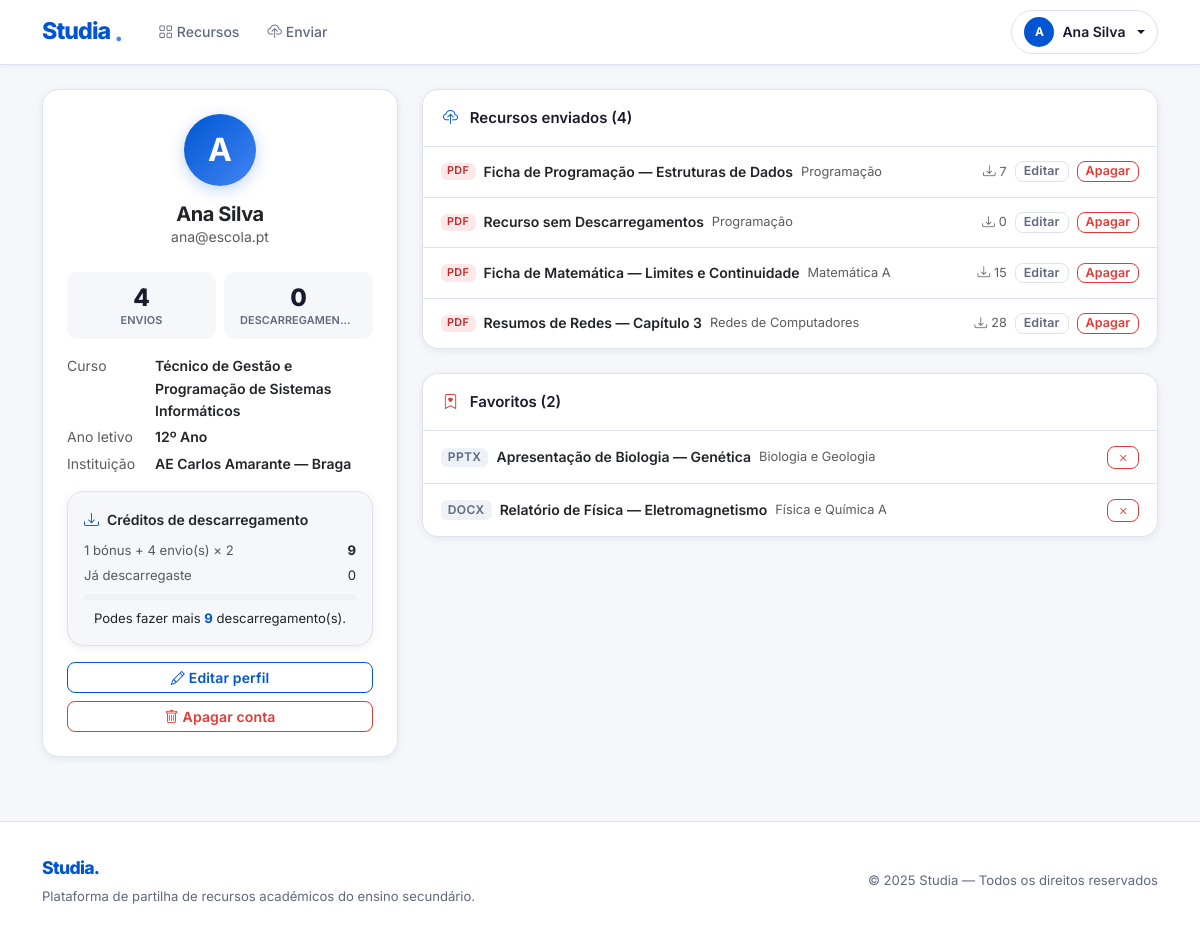
The app's page /accounts/perfil/ (signed in) with its own data.
### apps/accounts/models.py (models this page shows, shortened)
class User(AbstractBaseUser, PermissionsMixin):
    ANOS_LETIVOS = [
        ("10", "10º Ano"),
        ("11", "11º Ano"),
        ("12", "12º Ano"),
    ]
    CURSOS = [
        ("CT",  "Ciências e Tecnologias"),
        ("CSE", "Ciências Socioeconómicas"),
        ("LH",  "Línguas e Humanidades"),
        ("AV",  "Artes Visuais"),
        ("TGPSI",  "Técnico de Gestão e Programação de Sistemas Informáticos"),
        ("TPSI",   "Técnico de Programação Informática"),
        ("TGE",    "Técnico de Gestão"),
        ("TM",     "Técnico de Marketing"),
        ("TAD",    "Técnico de Auxiliar de Saúde"),
        ("TGRC",   "Técnico de Gestão e Recursos Humanos e Comunicação"),
        ("TAAM",   "Técnico de Apoio à Gestão Desportiva"),
        ("TCOM",   "Técnico de Comunicação / Marketing e Publicidade"),
        ("TIT",    "Técnico de Instalações Elétricas"),
        ("TRSI",   "Técnico de Redes e Sistemas Informáticos"),
        ("TCMA",   "Técnico de Construção Civil / Medições e Orçamentos"),
        ("TGA",    "Técnico de Restauração / Cozinha e Pastelaria"),
        ("TTUR",   "Técnico de Turismo"),
        ("TAGRO",  "Técnico de Agropecuária"),
        ("TDG",    "Técnico de Design Gráfico"),
        ("TMOD",   "Técnico de Multimédia"),
        ("TELE",   "Técnico de Eletrónica, Automação e Computadores"),
        ("TMEC",   "Técnico de Mecatrónica"),
        ("TAUT",   "Técnico de Manutenção Industrial / Eletromecânica"),
        ("OUTRO",  "Outro"),
    ]
    CURSOS_DICT = dict(CURSOS)
    email       = models.EmailField(unique=True, verbose_name="Email institucional")
    nome        = models.CharField(max_length=150)
    curso       = models.CharField(max_length=10, choices=CURSOS)
    ano_letivo  = models.CharField(max_length=2, choices=ANOS_LETIVOS)
    instituicao = models.CharField(max_length=150)
    is_active = models.BooleanField(default=True)
    is_staff  = models.BooleanField(default=False)
    date_joined = models.DateTimeField(default=timezone.now)
    total_uploads        = models.PositiveIntegerField(default=0)
    total_downloads      = models.PositiveIntegerField(default=0)
    total_reports_falsos = models.PositiveIntegerField(default=0)
    objects = UserManager()
    USERNAME_FIELD  = "email"
    REQUIRED_FIELDS = ["nome", "curso", "ano_letivo", "instituicao"]
    class Meta:
        verbose_name        = "Utilizador"
        verbose_name_plural = "Utilizadores"

### apps/resources/models.py (models this page shows, shortened)
class Resource(models.Model):
    TIPO_ARQUIVO_CHOICES = [
        ("PDF",  "PDF"),
        ("DOCX", "DOCX"),
        ("PPTX", "PPTX"),
        ("IMG",  "Imagem"),
    ]
    usuario = models.ForeignKey(
        User,
        on_delete=models.CASCADE,
        related_name="resources",
        verbose_name="Aluno que enviou",
    )
    nome       = models.CharField(max_length=255, verbose_name="Título do recurso")
    curso      = models.CharField(max_length=10, choices=Aluno.CURSOS)
    ano_letivo = models.CharField(max_length=2)
    disciplina = models.CharField(max_length=100)
    tipo_arquivo = models.CharField(
        max_length=10, choices=TIPO_ARQUIVO_CHOICES, blank=True
    )
    instituicao = models.CharField(max_length=150)
    professor   = models.CharField(max_length=150, blank=True, null=True)
    nome_normalizado       = models.CharField(max_length=255, blank=True, db_index=True)
    disciplina_normalizada = models.CharField(max_length=100, blank=True, db_index=True)
    professor_normalizado  = models.CharField(max_length=150, blank=True)
    arquivo = models.FileField(
        upload_to=resource_upload_path,
        validators=[
            FileExtensionValidator(
                allowed_extensions=["pdf", "docx", "doc", "pptx", "ppt", "jpg", "jpeg", "png"]
            )
        ],
        blank=True,
        null=True,
    )
    hash_arquivo = models.CharField(max_length=64, blank=True, null=True, db_index=True)
    phash = models.CharField(max_length=64, blank=True, default='', db_index=False)
    suspenso = models.BooleanField(default=False)
    total_downloads = models.PositiveIntegerField(default=0)
    total_salvos    = models.PositiveIntegerField(default=0)
    data_upload = models.DateTimeField(default=timezone.now)
    class Meta:
        verbose_name         = "Recurso"
        verbose_name_plural  = "Recursos"
        ordering             = ["-data_upload"]

### apps/favorites/models.py (models this page shows, shortened)
class Favorite(models.Model):
    usuario = models.ForeignKey(
        settings.AUTH_USER_MODEL,
        on_delete=models.CASCADE,
        related_name="favoritos",
    )
    recurso = models.ForeignKey(
        Resource,
        on_delete=models.CASCADE,
        related_name="favoritado_por",
    )
    criado_em = models.DateTimeField(auto_now_add=True)
    class Meta:
        unique_together     = ("usuario", "recurso")
        verbose_name        = "Favorito"
        verbose_name_plural = "Favoritos"

### apps/accounts/views.py (the view)
# urls.py: path("perfil/", views.perfil_view, name="perfil"),
@login_required
def perfil_view(request):
    user             = request.user
    recursos_enviados = user.resources.all().order_by("-data_upload")
    favoritos         = user.favoritos.select_related("recurso").order_by("-criado_em")
    limite_downloads  = (user.total_uploads * 2) + 1
    creditos_restantes = max(0, limite_downloads - user.total_downloads)
    return render(request, "accounts/perfil.html", {
        "user":               user,
        "recursos_enviados":  recursos_enviados,
        "favoritos":          favoritos,
        "limite_downloads":   limite_downloads,
        "creditos_restantes": creditos_restantes,
    })

### accounts/templates/accounts/perfil.html (shortened to what this page needs)
{% extends 'base.html' %}
{% block content %}
<div class="row g-4">
  <div class="col-md-4 order-md-1 order-2">
    <div class="card">
      <div class="card-body p-4">
        <div class="text-center mb-4">
          <div class="st-avatar-lg d-inline-flex mb-3">
            {{ user.nome|first|upper }}
          </div>
          <h5 class="fw-bold mb-0" style="letter-spacing:-.02em;">{{ user.nome }}</h5>
          <p class="text-muted" style="font-size:.875rem;">{{ user.email }}</p>
        </div>
        <div class="row g-2 mb-3">
          <div class="col-6">
            <div class="st-stat">
              <div class="st-stat-value">{{ user.total_uploads }}</div>
              <div class="st-stat-label">Envios</div>
            </div>
          </div>
          <div class="col-6">
            <div class="st-stat">
              <div class="st-stat-value">{{ user.total_downloads }}</div>
              <div class="st-stat-label">Descarregamentos</div>
            </div>
          </div>
        </div>
        <div class="mb-3" style="font-size:.875rem;">
          <div class="d-flex align-items-start gap-2 mb-1">
            <span class="text-muted flex-shrink-0" style="min-width:80px;">Curso</span>
            <span class="fw-semibold">{{ user.get_curso_display }}</span>
          </div>
          <div class="d-flex align-items-center gap-2 mb-1">
            <span class="text-muted flex-shrink-0" style="min-width:80px;">Ano letivo</span>
            <span class="fw-semibold">{{ user.ano_letivo }}º Ano</span>
          </div>
          <div class="d-flex align-items-start gap-2">
            <span class="text-muted flex-shrink-0" style="min-width:80px;">Instituição</span>
            <span class="fw-semibold">{{ user.instituicao }}</span>
          </div>
        </div>
        {% if not user.is_staff %}
        <div class="card mb-3" style="border:none;background:var(--st-surface);">
          <div class="card-body p-3">
            <div class="d-flex align-items-center gap-2 mb-2">
              <i class="bi bi-download" style="color:var(--st-blue);"></i>
              <span class="fw-semibold" style="font-size:.875rem;">Créditos de descarregamento</span>
            </div>
            <div class="d-flex justify-content-between mb-1" style="font-size:.82rem;">
              <span class="text-muted">1 bónus + {{ user.total_uploads }} envio(s) × 2</span>
              <strong>{{ limite_downloads }}</strong>
            </div>
            <div class="d-flex justify-content-between mb-2" style="font-size:.82rem;">
              <span class="text-muted">Já descarregaste</span>
              <span>{{ user.total_downloads }}</span>
            </div>
            <div class="progress mb-2" style="height:6px;">
            </div>
            <p class="text-center mb-0" style="font-size:.82rem;">
              Podes fazer mais <strong style="color:var(--st-blue);">{{ creditos_restantes }}</strong> descarregamento(s).
            </p>
          </div>
        </div>
        {% endif %}
        <div class="d-grid gap-2">
          <a href="{% url 'accounts:editar_perfil' %}" class="btn btn-outline-primary btn-sm">
            <i class="bi bi-pencil me-1"></i>Editar perfil
          </a>
          <a href="{% url 'accounts:apagar_conta' %}" class="btn btn-outline-danger btn-sm">
            <i class="bi bi-trash me-1"></i>Apagar conta
          </a>
        </div>
      </div>
    </div>
  </div>
  <div class="col-md-8 order-md-2 order-1">
    <div class="card mb-4">
      <div class="card-header">
        <i class="bi bi-cloud-upload me-2" style="color:var(--st-blue);"></i>
        Recursos enviados ({{ recursos_enviados|length }})
      </div>
      <div class="card-body p-0">
        {% if recursos_enviados %}
        <div class="list-group list-group-flush">
          {% for r in recursos_enviados %}
          <div class="list-group-item d-flex justify-content-between align-items-center">
            <div class="d-flex align-items-center gap-2 overflow-hidden">
              {% if r.tipo_arquivo == 'PDF' %}
              <span class="badge badge-tipo-pdf">{{ r.tipo_arquivo }}</span>
              {% elif r.tipo_arquivo == 'DOCX' %}
              <span class="badge badge-tipo-docx">{{ r.tipo_arquivo }}</span>
              {% elif r.tipo_arquivo == 'PPTX' %}
              <span class="badge badge-tipo-pptx">{{ r.tipo_arquivo }}</span>
              {% elif r.tipo_arquivo == 'IMG' %}
              <span class="badge badge-tipo-img">{{ r.tipo_arquivo }}</span>
              {% else %}
              <span class="badge badge-tipo-outro">{{ r.tipo_arquivo }}</span>
              {% endif %}
              <a href="{% url 'resources:detalhes' r.pk %}" class="text-decoration-none fw-semibold text-dark text-truncate" style="font-size:.875rem;">{{ r.nome }}</a>
              <span class="text-muted d-none d-md-inline" style="font-size:.8rem;">{{ r.disciplina }}</span>
            </div>
            <div class="d-flex gap-2 align-items-center flex-shrink-0 ms-3">
              <small class="text-muted"><i class="bi bi-download me-1"></i>{{ r.total_downloads }}</small>
              <a href="{% url 'resources:editar' r.pk %}" class="btn btn-outline-secondary btn-sm py-0 px-2" style="font-size:.78rem;">Editar</a>
              <a href="{% url 'resources:apagar' r.pk %}" class="btn btn-outline-danger btn-sm py-0 px-2" style="font-size:.78rem;">Apagar</a>
            </div>
          </div>
          {% endfor %}
        </div>
        {% else %}
        <div class="st-empty">
          <i class="bi bi-cloud-upload"></i>
          <p class="mb-2">Ainda não enviaste nenhum recurso.</p>
          <a href="{% url 'resources:upload' %}" class="btn btn-primary btn-sm">Enviar agora</a>
        </div>
        {% endif %}
      </div>
    </div>
    <div class="card">
      <div class="card-header">
        <i class="bi bi-bookmark-heart me-2" style="color:var(--st-danger);"></i>
        Favoritos ({{ favoritos|length }})
      </div>
      <div class="card-body p-0">
        {% if favoritos %}
        <div class="list-group list-group-flush">
          {% for fav in favoritos %}
          <div class="list-group-item d-flex justify-content-between align-items-center">
            <div class="d-flex align-items-center gap-2 overflow-hidden">
              <span class="badge badge-tipo-outro" style="font-size:.75rem;">{{ fav.recurso.tipo_arquivo }}</span>
              <a href="{% url 'resources:detalhes' fav.recurso.pk %}" class="text-decoration-none fw-semibold text-dark text-truncate" style="font-size:.875rem;">{{ fav.recurso.nome }}</a>
              <span class="text-muted d-none d-md-inline" style="font-size:.8rem;">{{ fav.recurso.disciplina }}</span>
            </div>
            <form method="post" action="{% url 'favorites:remover' fav.recurso.pk %}">{% csrf_token %}
              <button type="submit" class="btn btn-sm btn-outline-danger py-0 px-2" title="Remover">
                <i class="bi bi-x"></i>
              </button>
            </form>
          </div>
          {% endfor %}
        </div>
        {% else %}
        <div class="st-empty">
          <i class="bi bi-bookmark"></i>
          <p class="mb-0">Nenhum favorito guardado ainda.</p>
        </div>
        {% endif %}
      </div>
    </div>
  </div>
</div>
{% endblock %}

### templates/base.html (shortened to what this page needs)
<!DOCTYPE html>
<html lang="pt">
<head>
  <link href="https://cdn.jsdelivr.net/npm/bootstrap@5.3.3/dist/css/bootstrap.min.css" rel="stylesheet">
  <link href="https://cdn.jsdelivr.net/npm/bootstrap-icons@1.11.3/font/bootstrap-icons.min.css" rel="stylesheet">
  <link rel="stylesheet" href="/static/css/style.css">
</head>
<body>
<nav class="navbar navbar-expand-lg st-navbar sticky-top">
  <div class="container">
    <a class="st-brand" href="{% url 'home' %}">
      Studia<span class="brand-dot">.</span>
    </a>
    <div class="collapse navbar-collapse ms-4" id="navMenu">
      <ul class="navbar-nav me-auto gap-1">
        {% if user.is_authenticated %}
        <li class="nav-item">
          <a class="nav-link st-nav-link" href="{% url 'resources:lista' %}">
            <i class="bi bi-grid me-1"></i>Recursos
          </a>
        </li>
        <li class="nav-item">
          <a class="nav-link st-nav-link" href="{% url 'resources:upload' %}">
            <i class="bi bi-cloud-upload me-1"></i>Enviar
          </a>
        </li>
        {% endif %}
      </ul>
      <ul class="navbar-nav ms-auto gap-2 align-items-center">
        {% if user.is_authenticated %}
        <li class="nav-item dropdown st-dropdown">
          <a class="nav-link st-user-pill dropdown-toggle" href="#" data-bs-toggle="dropdown">
            <span class="st-avatar-sm">{{ user.nome|first|upper }}</span>
            <span class="d-none d-md-inline">{{ user.nome }}</span>
          </a>
        </li>
        {% endif %}
      </ul>
    </div>
  </div>
</nav>
<main class="container my-4">{% block content %}{% endblock %}</main>
<footer class="st-footer">
  <div class="container d-flex flex-column flex-md-row align-items-center justify-content-between gap-2">
    <div>
      <span class="st-footer-brand">Studia.</span>
      <p class="mb-0 mt-1">Plataforma de partilha de recursos académicos do ensino secundário.</p>
    </div>
    <p class="mb-0">&copy; 2025 Studia — Todos os direitos reservados</p>
  </div>
</footer>
</body>
</html>

### records on screen
User: nome|first "A", nome "Ana Silva", email "ana@escola.pt", total_uploads "4", total_downloads "0", curso "Técnico de Gestão e Programação de Sistemas Informáticos", ano_letivo "12", instituicao "AE Carlos Amarante — Braga"
Resource: tipo_arquivo "PDF", nome "Ficha de Programação — Estruturas de Dados", disciplina "Programação", total_downloads "7"
Resource: tipo_arquivo "PDF", nome "Recurso sem Descarregamentos", disciplina "Programação", total_downloads "0"
Resource: tipo_arquivo "PDF", nome "Ficha de Matemática — Limites e Continuidade", disciplina "Matemática A", total_downloads "15"
Resource: tipo_arquivo "PDF", nome "Resumos de Redes — Capítulo 3", disciplina "Redes de Computadores", total_downloads "28"
Favorite: recurso.tipo_arquivo "PPTX", recurso.nome "Apresentação de Biologia — Genética", recurso.disciplina "Biologia e Geologia"
Favorite: recurso.tipo_arquivo "DOCX", recurso.nome "Relatório de Física — Eletromagnetismo", recurso.disciplina "Física e Química A"

### other values on screen
{{ limite_downloads }} "9"
{{ creditos_restantes }} "9"
{{ recursos_enviados|length }} "4"
{{ favoritos|length }} "2"
